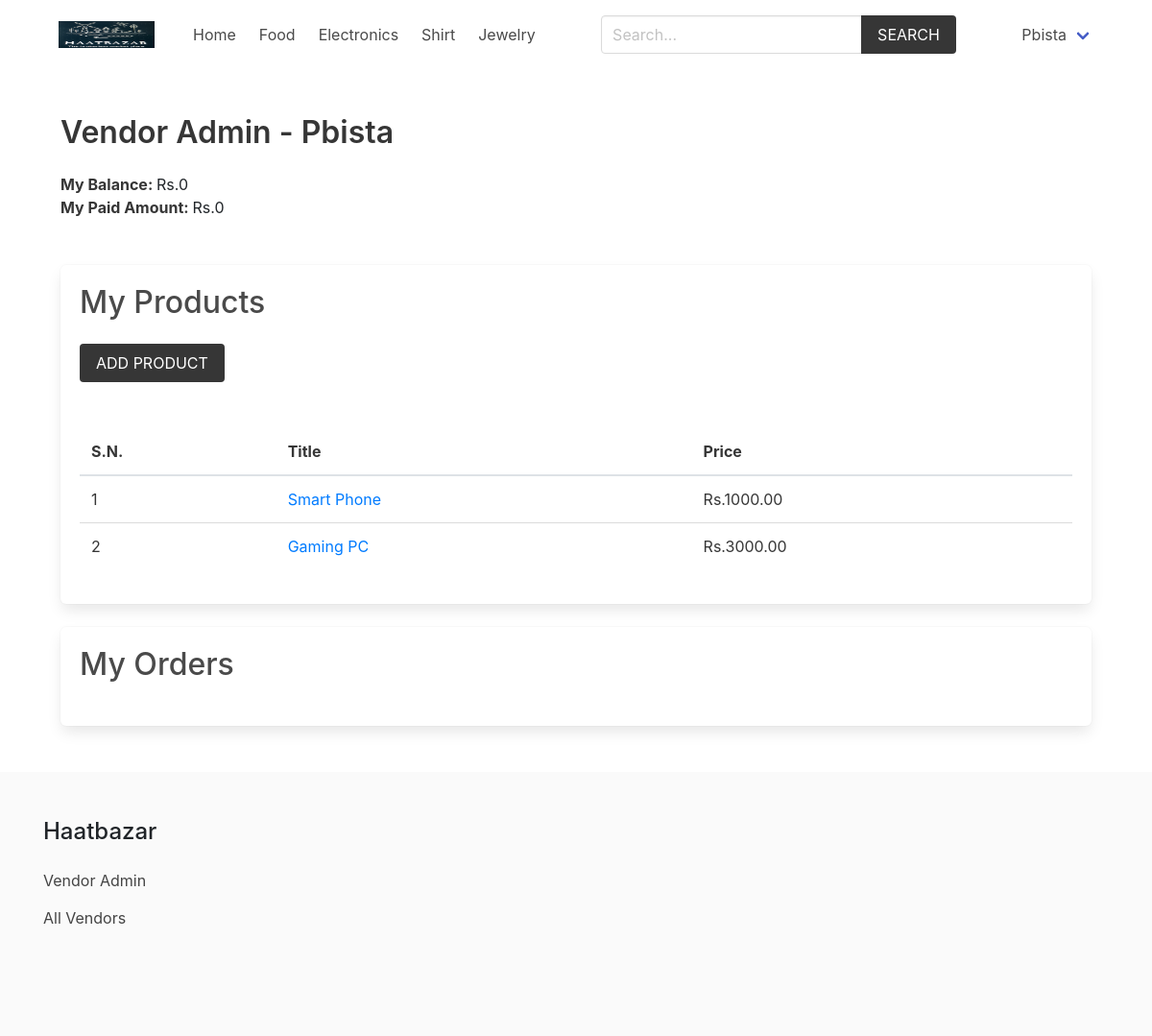
Before: /vendor/vendor-admin/ (signed in) with the older database file.
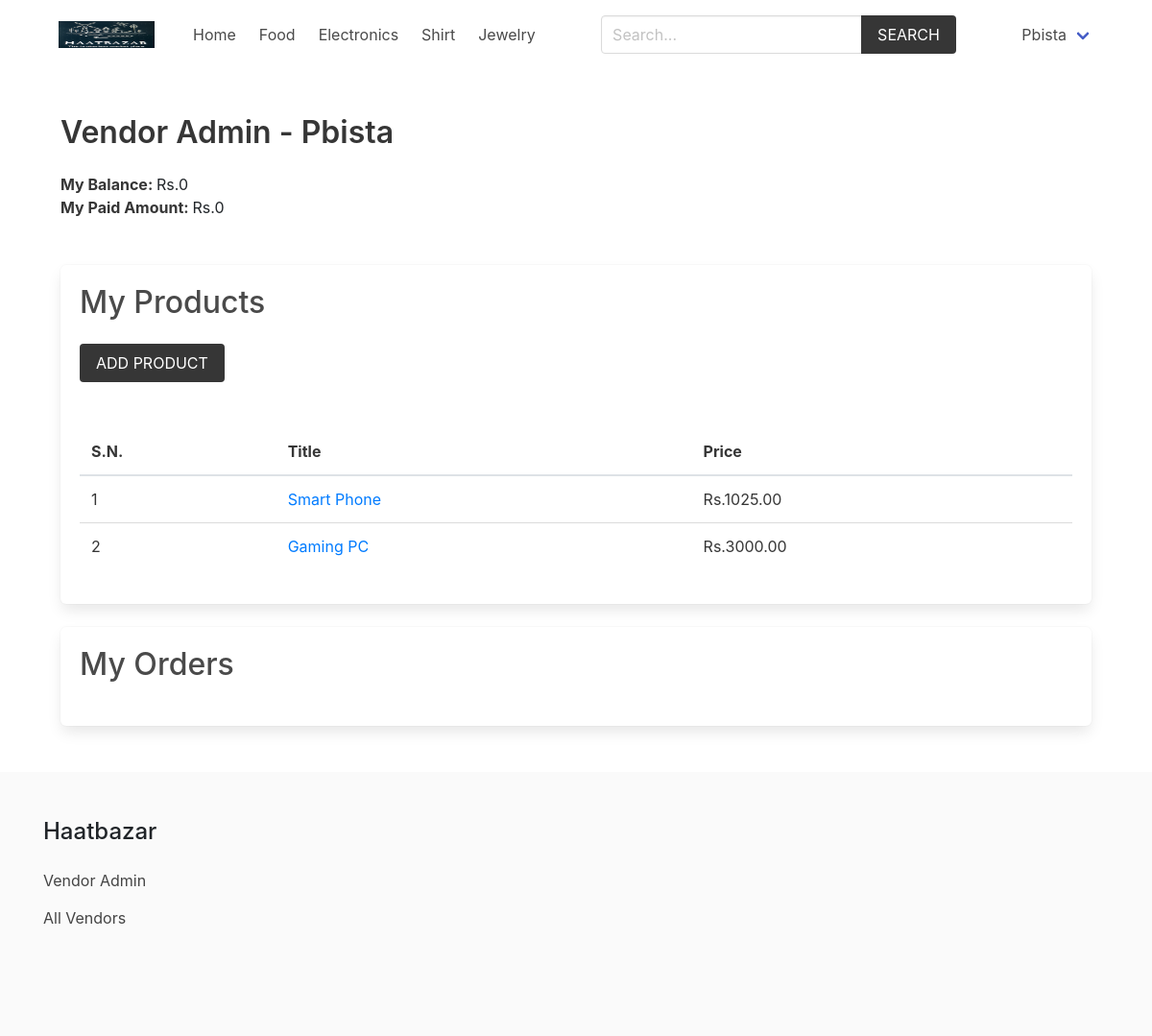
After: the same page with the newer database file.
### product/models.py (models this page shows, shortened)
class Product(models.Model):
    category = models.ForeignKey(Category, related_name='products', on_delete=models.CASCADE)
    vendor = models.ForeignKey(Vendor, related_name="products", on_delete=models.CASCADE)
    title = models.CharField(max_length=50)
    slug = models.SlugField(max_length=55)
    description = models.TextField(blank=True, null=True)
    price = models.DecimalField(max_digits=6, decimal_places=2)
    added_date = models.DateTimeField(auto_now_add=True)
    image = models.ImageField(upload_to='uploads/', blank=True, null=True)
    thumbnail = models.ImageField(upload_to='uploads/', blank=True, null=True) # Change uploads to thumbnails
    is_sold = models.BooleanField(default=False)
    class Meta:
        ordering = ['-added_date']

### vendor/views.py (the view, shortened to what this page needs)
# urls.py: path('vendor-admin/', views.vendor_admin, name="vendor-admin"),
@login_required
def vendor_admin(request):
    vendor = request.user.vendor
    products = vendor.products.all()
    orders = vendor.orders.all()
    return render(request, 'vendor/vendor_admin.html', {'vendor': vendor, 'products': products, 'orders': orders})

### cart/context_processors.py (called while the page is built)
def cart(request):
    return {'cart': Cart(request)}

### product/context_processors.py (called while the page is built)
def menu_categories(request):
    categories = Category.objects.all()
    return {'categories': categories}

### vendor/models.py (called while the page is built)
    def get_balance(self):
        items = self.items.filter(
            vendor_paid=False, order__vendors__in=[self.id])
        return sum((item.product.price * item.quantity) for item in items)

    def get_paid_amount(self):
        items = self.items.filter(
            vendor_paid=True, order__vendors__in=[self.id])
        return sum((item.product.price * item.quantity) for item in items)

### templates/vendor/vendor_admin.html (shortened to what this page needs)
{% extends 'core/base.html' %}
{% block content %}
    <h1 class="title">Vendor Admin - <span class="is-capitalized">{{vendor.name}}</span></h1>
    <div class="mb-5">
        <strong>My Balance: </strong> Rs.{{vendor.get_balance}} <br>
        <strong>My Paid Amount: </strong> Rs.{{vendor.get_paid_amount}}
    </div>
    <div class="box">
        <h2 class="is-size-3 mb-4">My Products</h2>
        <a href="{% url 'vendor:add-product' %}" class="button is-dark is-uppercase mb-6">Add Product</a>
        {% if products %}
            <table class="table is-fullwidth">
                <thead>
                    <tr>
                        <th>S.N.</th>
                        <th>Title</th>
                        <th>Price</th>
                    </tr>
                </thead>
                <tbody>
                    {% for product in products %}
                        <tr>
                            <td>{{ forloop.counter }}</td>
                            <td><a href="{% url 'product:product' product.category.slug product.slug %}">{{ product.title }}</a></td>
                            <td>Rs.{{ product.price }}</td>
                        </tr>
                    {% endfor %}
                </tbody>
            </table>
        {% else %}
            <p class="has-text-danger">Products not added yet.</p>
        {% endif %}
    </div>
    <div class="box">
        <h2 class="is-size-3 mb-4">My Orders</h2>
    </div>
{% endblock content %}

Changed rows visible on the page:
changed Product "Smart Phone": price "1000.00" → "1025.00"
